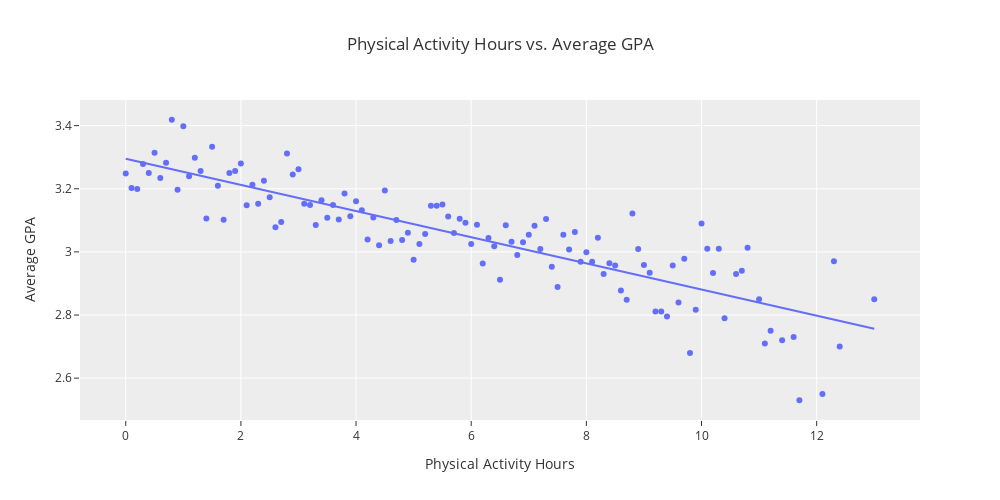

Notebook cell for this chart:
### Markdown cell above
### Furthermore, we also observed if a GPA had some sort of relation with stress level. Plotting the frequency of GPA and coloring the histogram by stress level, we can see that as GPA increases, the stress level increases. So, as GPA gets higher, there is a drawback as one is most likely to get more stressed.

### Code cell
DF_physical = DF.groupby('Physical Activity Hours')['GPA'].mean().reset_index()
DF_physical

fig_physical = px.scatter(DF_physical, x = 'Physical Activity Hours', y = 'GPA',
                  title = 'Physical Activity Hours vs. Average GPA',
                         trendline = 'ols')
fig_physical.update_layout(bargap=0.02,
                  yaxis_title = 'Average GPA',
                   autosize=False,
                   width=1000,
                   height=500,
                  template="ggplot2"
                       )
fig_physical.show()

### Figure 1 — Plotly figure (JSON) as saved in the notebook; plotly's stock layout.template omitted (floating-point values rounded to 4 significant figures)
{"data": [{"hovertemplate": "Physical Activity Hours=%{x}<br>GPA=%{y}<extra></extra>", "legendgroup": "", "marker": {"color": "#636efa", "symbol": "circle"}, "mode": "markers", "name": "", "orientation": "v", "showlegend": false, "type": "scatter", "x": [0.0, 0.1, 0.2, 0.3, 0.4, 0.5, 0.6, 0.7, 0.8, 0.9, 1.0, 1.1, 1.2, 1.3, 1.4, 1.5, 1.6, 1.7, 1.8, 1.9, 2.0, 2.1, 2.2, 2.3, 2.4, 2.5, 2.6, 2.7, 2.8, 2.9, 3.0, 3.1, 3.2, 3.3, 3.4, 3.5, 3.6, 3.7, 3.8, 3.9, 4.0, 4.1, 4.2, 4.3, 4.4, 4.5, 4.6, 4.7, 4.8, 4.9, 5.0, 5.1, 5.2, 5.3, 5.4, 5.5, 5.6, 5.7, 5.8, 5.9, 6.0, 6.1, 6.2, 6.3, 6.4, 6.5, 6.6, 6.7, 6.8, 6.9, 7.0, 7.1, 7.2, 7.3, 7.4, 7.5, 7.6, 7.7, 7.8, 7.9, 8.0, 8.1, 8.2, 8.3, 8.4, 8.5, 8.6, 8.7, 8.8, 8.9, 9.0, 9.1, 9.2, 9.3, 9.4, 9.5, 9.6, 9.7, 9.8, 9.9, 10.0, 10.1, 10.2, 10.3, 10.4, 10.6, 10.7, 10.8, 11.0, 11.1, 11.2, 11.4, 11.6, 11.7, 12.1, 12.3, 12.4, 13.0], "xaxis": "x", "y": [3.248, 3.203, 3.199, 3.278, 3.25, 3.314, 3.234, 3.282, 3.419, 3.197, 3.398, 3.24, 3.299, 3.256, 3.106, 3.333, 3.209, 3.102, 3.25, 3.256, 3.28, 3.148, 3.212, 3.153, 3.226, 3.173, 3.078, 3.095, 3.312, 3.245, 3.262, 3.153, 3.149, 3.085, 3.163, 3.108, 3.149, 3.103, 3.185, 3.113, 3.161, 3.132, 3.039, 3.109, 3.021, 3.195, 3.035, 3.101, 3.038, 3.06, 2.975, 3.025, 3.057, 3.146, 3.146, 3.15, 3.112, 3.06, 3.105, 3.092, 3.025, 3.086, 2.963, 3.044, 3.018, 2.912, 3.084, 3.032, 2.99, 3.031, 3.054, 3.083, 3.009, 3.104, 2.953, 2.889, 3.054, 3.008, 3.063, 2.969, 2.999, 2.969, 3.045, 2.93, 2.964, 2.957, 2.877, 2.849, 3.122, 3.009, 2.958, 2.934, 2.811, 2.811, 2.795, 2.957, 2.84, 2.978, 2.68, 2.817, 3.09, 3.01, 2.933, 3.01, 2.79, 2.93, 2.94, 3.013, 2.85, 2.71, 2.75, 2.72, 2.73, 2.53, 2.55, 2.97, 2.7, 2.85], "yaxis": "y"}, {"hovertemplate": "<b>OLS trendline</b><br>GPA = -0.0414318 * Physical Activity Hours + 3.29498<br>R<sup>2</sup>=0.741189<br><br>Physical Activity Hours=%{x}<br>GPA=%{y} <b>(trend)</b><extra></extra>", "legendgroup": "", "marker": {"color": "#636efa", "symbol": "circle"}, "mode": "lines", "name": "", "showlegend": false, "type": "scatter", "x": [0.0, 0.1, 0.2, 0.3, 0.4, 0.5, 0.6, 0.7, 0.8, 0.9, 1.0, 1.1, 1.2, 1.3, 1.4, 1.5, 1.6, 1.7, 1.8, 1.9, 2.0, 2.1, 2.2, 2.3, 2.4, 2.5, 2.6, 2.7, 2.8, 2.9, 3.0, 3.1, 3.2, 3.3, 3.4, 3.5, 3.6, 3.7, 3.8, 3.9, 4.0, 4.1, 4.2, 4.3, 4.4, 4.5, 4.6, 4.7, 4.8, 4.9, 5.0, 5.1, 5.2, 5.3, 5.4, 5.5, 5.6, 5.7, 5.8, 5.9, 6.0, 6.1, 6.2, 6.3, 6.4, 6.5, 6.6, 6.7, 6.8, 6.9, 7.0, 7.1, 7.2, 7.3, 7.4, 7.5, 7.6, 7.7, 7.8, 7.9, 8.0, 8.1, 8.2, 8.3, 8.4, 8.5, 8.6, 8.7, 8.8, 8.9, 9.0, 9.1, 9.2, 9.3, 9.4, 9.5, 9.6, 9.7, 9.8, 9.9, 10.0, 10.1, 10.2, 10.3, 10.4, 10.6, 10.7, 10.8, 11.0, 11.1, 11.2, 11.4, 11.6, 11.7, 12.1, 12.3, 12.4, 13.0], "xaxis": "x", "y": [3.295, 3.291, 3.287, 3.283, 3.278, 3.274, 3.27, 3.266, 3.262, 3.258, 3.254, 3.249, 3.245, 3.241, 3.237, 3.233, 3.229, 3.225, 3.22, 3.216, 3.212, 3.208, 3.204, 3.2, 3.196, 3.191, 3.187, 3.183, 3.179, 3.175, 3.171, 3.167, 3.162, 3.158, 3.154, 3.15, 3.146, 3.142, 3.138, 3.133, 3.129, 3.125, 3.121, 3.117, 3.113, 3.109, 3.104, 3.1, 3.096, 3.092, 3.088, 3.084, 3.08, 3.075, 3.071, 3.067, 3.063, 3.059, 3.055, 3.051, 3.046, 3.042, 3.038, 3.034, 3.03, 3.026, 3.022, 3.017, 3.013, 3.009, 3.005, 3.001, 2.997, 2.993, 2.988, 2.984, 2.98, 2.976, 2.972, 2.968, 2.964, 2.959, 2.955, 2.951, 2.947, 2.943, 2.939, 2.935, 2.93, 2.926, 2.922, 2.918, 2.914, 2.91, 2.906, 2.901, 2.897, 2.893, 2.889, 2.885, 2.881, 2.877, 2.872, 2.868, 2.864, 2.856, 2.852, 2.848, 2.839, 2.835, 2.831, 2.823, 2.814, 2.81, 2.794, 2.785, 2.781, 2.756], "yaxis": "y"}], "layout": {"autosize": false, "bargap": 0.02, "height": 500, "legend": {"tracegroupgap": 0}, "title": {"text": "Physical Activity Hours vs. Average GPA"}, "width": 1000, "xaxis": {"anchor": "y", "domain": [0, 1], "title": {"text": "Physical Activity Hours"}}, "yaxis": {"anchor": "x", "domain": [0, 1], "title": {"text": "Average GPA"}}}}
